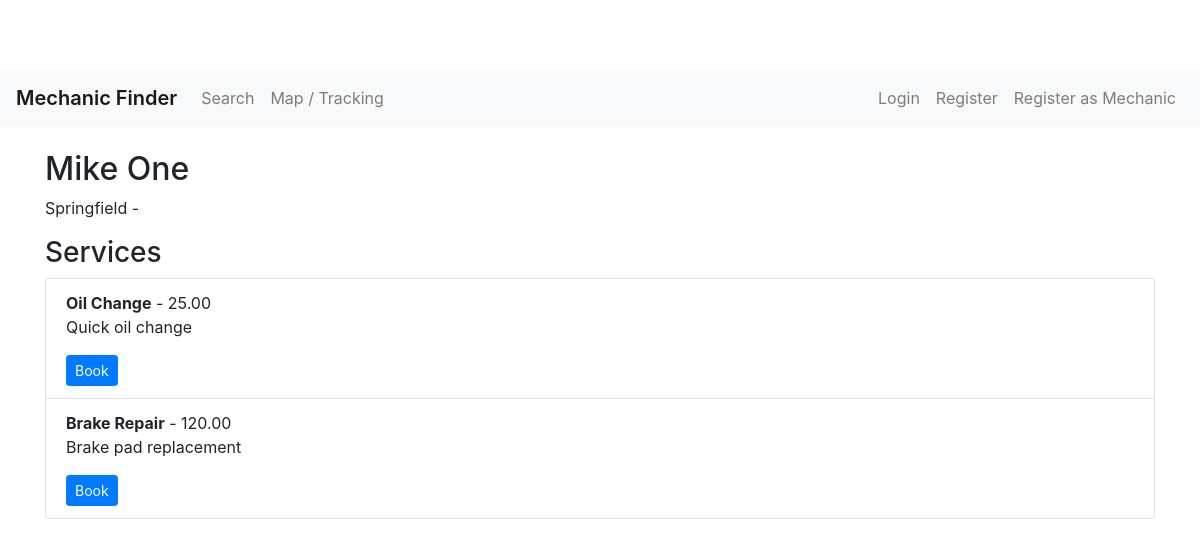
The page /mechanic/3/ on the database its author committed.
### service/models.py (models this page shows, shortened)
class UserProfile(models.Model):
    user = models.OneToOneField(User, on_delete=models.CASCADE)
    is_mechanic = models.BooleanField(default=False)
    phone = models.CharField(max_length=30, blank=True)
    address = models.CharField(max_length=255, blank=True)
    city = models.CharField(max_length=100, blank=True)
    latitude = models.DecimalField(max_digits=9, decimal_places=6, null=True, blank=True)
    longitude = models.DecimalField(max_digits=9, decimal_places=6, null=True, blank=True)
    profile_picture = models.ImageField(upload_to='profiles/', blank=True, null=True)

class MechanicService(models.Model):
    mechanic = models.ForeignKey(UserProfile, on_delete=models.CASCADE, related_name='services')
    service_name = models.CharField(max_length=255)
    price = models.DecimalField(max_digits=7, decimal_places=2)
    description = models.TextField(blank=True)

### service/views.py (the view)
# urls.py: path('mechanic/<int:id>/', views.mechanic_detail, name='mechanic_detail'),
def mechanic_detail(request, id):
    profile = get_object_or_404(UserProfile, pk=id, is_mechanic=True)
    services = profile.services.all()
    return render(request, 'mechanic_detail.html', {'mechanic': profile, 'services': services})

### templates/mechanic_detail.html (shortened to what this page needs)
{% extends 'base.html' %}
{% block content %}
  <h2>{{ mechanic.user.get_full_name|default:mechanic.user.username }}</h2>
  <p>{{ mechanic.city }} - {{ mechanic.address }}</p>
  <h3>Services</h3>
  <ul class="list-group">
    {% for s in services %}
      <li class="list-group-item">
        <strong>{{ s.service_name }}</strong> - {{ s.price }}
        <p>{{ s.description }}</p>
        <a class="btn btn-primary btn-sm" href="/book/{{ s.id }}/">Book</a>
      </li>
    {% empty %}
      <li class="list-group-item">No services</li>
    {% endfor %}
  </ul>
  {% if mechanic.latitude and mechanic.longitude %}
    <div id="detail-map" style="height: 300px;" class="mt-3"></div>
  {% endif %}
{% endblock %}

### static/css/site.css (style rules this page uses)
body { padding-top: 70px; }

### rows shown on the page
UserProfile: user.get_full_name "Mike One", city "Springfield"
MechanicService: service_name "Oil Change", price "25.00", description "Quick oil change"
MechanicService: service_name "Brake Repair", price "120.00", description "Brake pad replacement"
